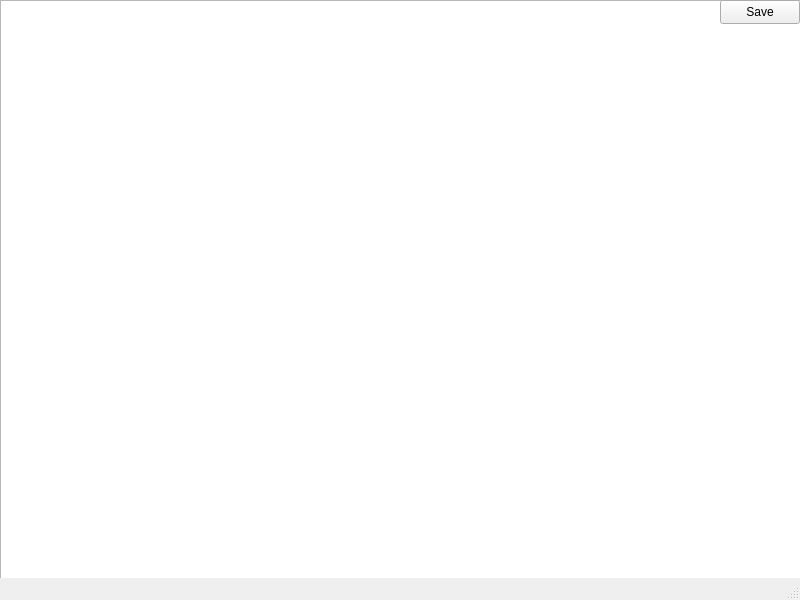
<?xml version="1.0" encoding="UTF-8"?>
<ui version="4.0">
 <class>MainWindow</class>
 <widget class="QMainWindow" name="MainWindow">
  <property name="geometry">
   <rect>
    <x>0</x>
    <y>0</y>
    <width>800</width>
    <height>600</height>
   </rect>
  </property>
  <property name="windowTitle">
   <string>MainWindow</string>
  </property>
  <widget class="QWidget" name="centralwidget">
   <widget class="QTextEdit" name="textEdit">
    <property name="geometry">
     <rect>
      <x>0</x>
      <y>0</y>
      <width>801</width>
      <height>611</height>
     </rect>
    </property>
   </widget>
   <widget class="QPushButton" name="pushButton">
    <property name="geometry">
     <rect>
      <x>720</x>
      <y>0</y>
      <width>80</width>
      <height>24</height>
     </rect>
    </property>
    <property name="text">
     <string>Save</string>
    </property>
   </widget>
  </widget>
  <widget class="QMenuBar" name="menubar">
   <property name="geometry">
    <rect>
     <x>0</x>
     <y>0</y>
     <width>800</width>
     <height>21</height>
    </rect>
   </property>
  </widget>
  <widget class="QStatusBar" name="statusbar"/>
 </widget>
 <resources/>
 <connections/>
</ui>
